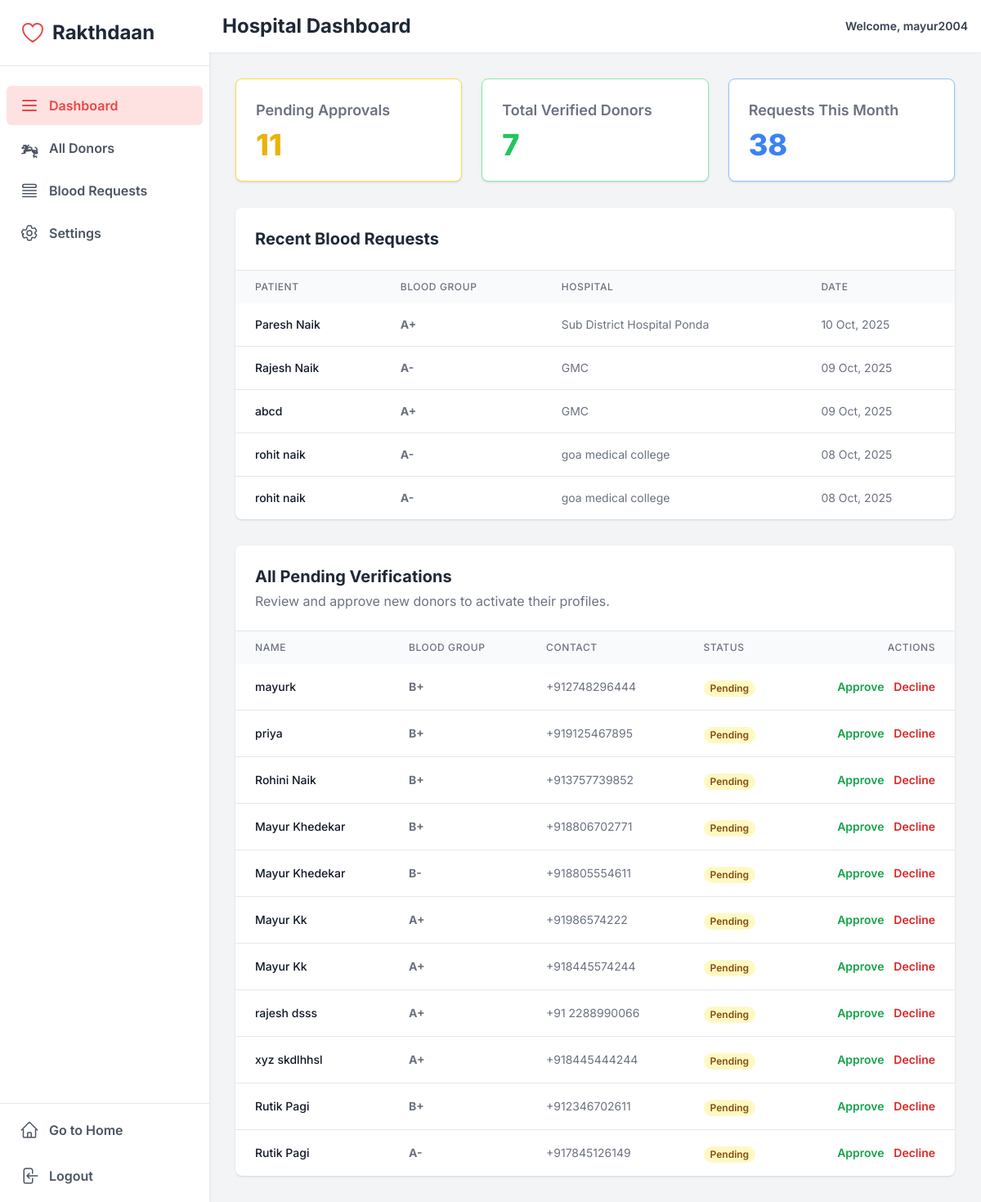
Page /admin-dashboard/ (signed in) on the committed database.
### home/models.py (models this page shows)
class Request_Blood(models.Model):
    patient_name = models.CharField(max_length=100, null=False, blank=False)
    blood_group = models.CharField(
        max_length=3, choices=BloodGroup.choices, null=False, blank=False)
    contact_number = models.CharField(max_length=10, null=False, blank=False)
    hospital_name = models.CharField(max_length=100, null=False, blank=False)
    created_at = models.DateTimeField(auto_now_add=True)

### donors/models.py (models this page shows, shortened)
class Donor(models.Model):
    user = models.OneToOneField(User, on_delete=models.CASCADE, null=True, blank=True)
    name = models.CharField(max_length=100, blank=False)
    age = models.IntegerField()
    gender = models.CharField(max_length=10, null=True, blank=True)
    blood_group = models.CharField(max_length=3, choices=BloodGroup.choices, blank=False, null=False)
    phone_number = PhoneNumberField(region="IN", null=True, blank=True, unique=True)
    email = models.EmailField(unique=True, blank=True, null=True)
    address = models.TextField(blank=True, null=True)
    last_donation_date = models.DateField(blank=True, null=True)
    is_active = models.BooleanField(default=True)
    is_verified = models.BooleanField(default=False)
    created_at = models.DateTimeField(auto_now_add=True)

### adminpanel/views.py (the view, shortened to what this page needs)
# urls.py: path('admin-dashboard/', admin_dashboard_view, name='admin_dashboard'),
@login_required
def admin_dashboard_view(request, donor_id=None, action=None):
    if not request.user.is_staff:
        messages.error(request, "You Do not have access to this page. Plz Contact Admin.")
        return redirect('/')
    if donor_id and action == "approve":
        donor = get_object_or_404(Donor, id=donor_id)
        donor.is_verified=True
        donor.save()
        messages.success(request, f"Donor '{donor.name}' has been successfully approved.")
        return redirect('admin_dashboard')
    pending_donors = Donor.objects.filter(is_verified=False)
    pending_donors_count = pending_donors.count()
    verified_donors_count = Donor.objects.filter(is_verified=True).count()
    day_30_days_ago = timezone.now()-datetime.timedelta(days=30)
    this_month_req_count = Request_Blood.objects.filter(created_at__gte=day_30_days_ago).count()
    latest_blood_requests = Request_Blood.objects.all().order_by('-created_at')[:5]
    context = {
        'pending_donors': pending_donors,
        'pending_donors_count': pending_donors_count,
        'verified_donors_count': verified_donors_count,
        'this_month_req_count': this_month_req_count,
        'latest_blood_requests': latest_blood_requests,
    }
    return render(request, "hospital_admin.html" , context)

### adminpanel/templates/hospital_admin.html (shortened to what this page needs)
{% extends "base.html" %}
{% block start %}
<div>
    <script src="https://cdn.tailwindcss.com"></script>
    <div class="h-screen flex overflow-hidden bg-gray-100">
        <aside class="w-64 bg-white shadow-md hidden md:flex flex-col flex-shrink-0">
            <div class="p-6 flex items-center space-x-2 border-b">
                <h1 class="text-2xl font-bold text-gray-800">Rakthdaan</h1>
            </div>
            <nav class="mt-6 px-2 space-y-1">
                <a href="{% url 'admin_dashboard' %}" class="sidebar-link active flex items-center px-4 py-3 rounded-md text-base font-semibold">
                    <svg class="w-6 h-6 mr-3" fill="none" stroke="currentColor" viewBox="0 0 24 24" xmlns="http://www.w3.org/2000/svg"><path stroke-linecap="round" stroke-linejoin="round" stroke-width="2" d="M4 6h16M4 12h16M4 18h16"></path></svg>
                    Dashboard
                </a>
                <a href="{% url 'all_donors' %}" class="sidebar-link flex items-center px-4 py-3 rounded-md text-gray-600 text-base font-semibold">
                    All Donors
                </a>
                 <a href="{% url 'show_blood_requests' %}" class="sidebar-link flex items-center px-4 py-3 rounded-md text-gray-600 text-base font-semibold">
                    <svg class="w-6 h-6 mr-3" xmlns="http://www.w3.org/2000/svg" fill="none" viewBox="0 0 24 24" stroke-width="1.5" stroke="currentColor"><path stroke-linecap="round" stroke-linejoin="round" d="M3.75 12h16.5m-16.5 3.75h16.5M3.75 19.5h16.5M5.625 4.5h12.75a1.875 1.875 0 010 3.75H5.625a1.875 1.875 0 010-3.75z" /></svg>
                    Blood Requests
                </a>
                <a href="{% url 'admin_settings' %}" class="sidebar-link flex items-center px-4 py-3 rounded-md text-gray-600 text-base font-semibold">
                    Settings
                </a>
            </nav>
            <div class="mt-auto border-t p-2 space-y-2">
                 <a href="{% url 'home' %}" class="sidebar-link flex items-center px-4 py-3 rounded-md text-gray-600 text-base font-semibold">
                    Go to Home
                </a>
                 <a href="{% url 'logout' %}" class="sidebar-link flex items-center px-4 py-3 rounded-md text-gray-600 text-base font-semibold">
                    Logout
                </a>
            </div>
        </aside>
        <div class="flex-1 flex flex-col overflow-y-auto">
            <header class="bg-white shadow-sm p-4 flex justify-between items-center sticky top-0 z-10">
                <h1 class="text-2xl font-bold text-gray-800">Hospital Dashboard</h1>
                <div class="flex items-center space-x-4">
                    <span class="text-sm font-semibold text-gray-700">Welcome, {{ user.first_name|default:user.username }}</span>
                </div>
            </header>
            <main class="flex-1 p-6 md:p-8">
                <div class="grid grid-cols-1 sm:grid-cols-2 lg:grid-cols-3 gap-6 mb-8">
                    <div class="bg-white p-6 rounded-lg shadow border border-yellow-300">
                        <h3 class="text-lg font-semibold text-gray-500">Pending Approvals</h3>
                        <p class="text-4xl font-extrabold text-yellow-500 mt-2">{{ pending_donors_count }}</p>
                    </div>
                    <div class="bg-white p-6 rounded-lg shadow border border-green-300">
                        <h3 class="text-lg font-semibold text-gray-500">Total Verified Donors</h3>
                        <p class="text-4xl font-extrabold text-green-500 mt-2">{{ verified_donors_count }}</p>
                    </div>
                     <div class="bg-white p-6 rounded-lg shadow border border-blue-300">
                        <h3 class="text-lg font-semibold text-gray-500">Requests This Month</h3>
                        <p class="text-4xl font-extrabold text-blue-500 mt-2">{{ this_month_req_count }}</p>
                    </div>
                </div>
                <div class="bg-white rounded-lg shadow mb-8">
                    <div class="p-6 border-b">
                        <h2 class="text-xl font-bold text-gray-800">Recent Blood Requests</h2>
                    </div>
                    <div class="overflow-x-auto">
                        <table class="w-full">
                            <thead class="bg-gray-50">
                                <tr>
                                    <th class="px-6 py-3 text-left text-xs font-medium text-gray-500 uppercase tracking-wider">Patient</th>
                                    <th class="px-6 py-3 text-left text-xs font-medium text-gray-500 uppercase tracking-wider">Blood Group</th>
                                    <th class="px-6 py-3 text-left text-xs font-medium text-gray-500 uppercase tracking-wider">Hospital</th>
                                    <th class="px-6 py-3 text-left text-xs font-medium text-gray-500 uppercase tracking-wider">Date</th>
                                </tr>
                            </thead>
                            <tbody class="divide-y divide-gray-200">
                                {% for req in latest_blood_requests %}
                                <tr>
                                    <td class="px-6 py-4 whitespace-nowrap text-sm font-medium text-gray-900">{{ req.patient_name }}</td>
                                    <td class="px-6 py-4 whitespace-nowrap text-sm text-gray-500 font-bold">{{ req.blood_group }}</td>
                                    <td class="px-6 py-4 whitespace-nowrap text-sm text-gray-500">{{ req.hospital_name }}</td>
                                    <td class="px-6 py-4 whitespace-nowrap text-sm text-gray-500">{{ req.created_at|date:"d M, Y" }}</td>
                                </tr>
                                {% empty %}
                                <tr>
                                    <td colspan="4" class="px-6 py-12 text-center text-gray-500">No recent blood requests.</td>
                                </tr>
                                {% endfor %}
                            </tbody>
                        </table>
                    </div>
                </div>
                <div class="bg-white rounded-lg shadow overflow-hidden">
                    <div class="p-6 border-b flex justify-between items-center">
                        <div>
                            <h2 class="text-xl font-bold text-gray-800">All Pending Verifications</h2>
                            <p class="text-gray-500 mt-1">Review and approve new donors to activate their profiles.</p>
                        </div>
                    </div>
                    <div class="overflow-x-auto">
                        <table class="w-full">
                            <thead class="bg-gray-50">
                                <tr>
                                    <th class="px-6 py-3 text-left text-xs font-medium text-gray-500 uppercase tracking-wider">Name</th>
                                    <th class="px-6 py-3 text-left text-xs font-medium text-gray-500 uppercase tracking-wider">Blood Group</th>
                                    <th class="px-6 py-3 text-left text-xs font-medium text-gray-500 uppercase tracking-wider">Contact</th>
                                    <th class="px-6 py-3 text-left text-xs font-medium text-gray-500 uppercase tracking-wider">Status</th>
                                    <th class="px-6 py-3 text-right text-xs font-medium text-gray-500 uppercase tracking-wider">Actions</th>
                                </tr>
                            </thead>
                            <tbody class="divide-y divide-gray-200">
                                {% for donor in pending_donors %}
                                <tr>
                                    <td class="px-6 py-4 whitespace-nowrap text-sm font-medium text-gray-900">{{ donor.name }}</td>
                                    <td class="px-6 py-4 whitespace-nowrap text-sm text-gray-500 font-bold">{{ donor.blood_group }}</td>
                                    <td class="px-6 py-4 whitespace-nowrap text-sm text-gray-500">{{ donor.phone_number }}</td>
                                    <td class="px-6 py-4 whitespace-nowrap">
                                        <span class="px-2 inline-flex text-xs leading-5 font-semibold rounded-full bg-yellow-100 text-yellow-800">Pending</span>
                                    </td>
                                    <td class="px-6 py-4 whitespace-nowrap text-right text-sm font-medium space-x-2">
                                        <a href="{% url 'admin_dashboard_action' donor_id=donor.id action='approve' %}" class="text-green-600 hover:text-green-900 font-semibold">Approve</a>
                                        <a href="{% url 'admin_dashboard_action' donor_id=donor.id action='decline' %}" class="text-red-600 hover:text-red-900 font-semibold">Decline</a>
                                    </td>
                                </tr>
                                {% empty %}
                                <tr>
                                    <td colspan="5" class="px-6 py-12 text-center text-gray-500">No new donors are currently pending verification.</td>
                                </tr>
                                {% endfor %}
                            </tbody>
                        </table>
                    </div>
                </div>
            </main>
        </div>
    </div>
</div>
{% endblock %}

### adminpanel/templates/hospital_admin.html (style rules this page uses)
body { font-family: 'Inter', sans-serif; background-color: #f3f4f6; }
.sidebar-link { transition: all 0.2s ease; }
.sidebar-link:hover, .sidebar-link.active { background-color: #fee2e2; color: #ef4444; }

### rows in the picture
Request_Blood: patient_name "Paresh Naik", blood_group "A+", hospital_name "Sub District Hospital Ponda", created_at "10 Oct, 2025"
Request_Blood: patient_name "Rajesh Naik", blood_group "A-", hospital_name "GMC", created_at "09 Oct, 2025"
Request_Blood: patient_name "abcd", blood_group "A+", hospital_name "GMC", created_at "09 Oct, 2025"
Request_Blood: patient_name "rohit naik", blood_group "A-", hospital_name "goa medical college", created_at "08 Oct, 2025"
Request_Blood: patient_name "rohit naik", blood_group "A-", hospital_name "goa medical college", created_at "08 Oct, 2025"
Donor: name "mayurk", blood_group "B+", phone_number "+912748296444"
Donor: name "priya", blood_group "B+", phone_number "+919125467895"
Donor: name "Rohini Naik", blood_group "B+", phone_number "+913757739852"
Donor: name "Mayur Khedekar", blood_group "B+", phone_number "+918806702771"
Donor: name "Mayur Khedekar", blood_group "B-", phone_number "+918805554611"
Donor: name "Mayur Kk", blood_group "A+", phone_number "+91986574222"
Donor: name "Mayur Kk", blood_group "A+", phone_number "+918445574244"
Donor: name "rajesh dsss", blood_group "A+", phone_number "+91 2288990066"
Donor: name "xyz skdlhhsl", blood_group "A+", phone_number "+918445444244"
Donor: name "Rutik Pagi", blood_group "B+", phone_number "+912346702611"
Donor: name "Rutik Pagi", blood_group "A-", phone_number "+917845126149"

### other values in the picture
{{ user.first_name|default:user.username }} "mayur2004"
{{ pending_donors_count }} "11"
{{ verified_donors_count }} "7"
{{ this_month_req_count }} "38"
